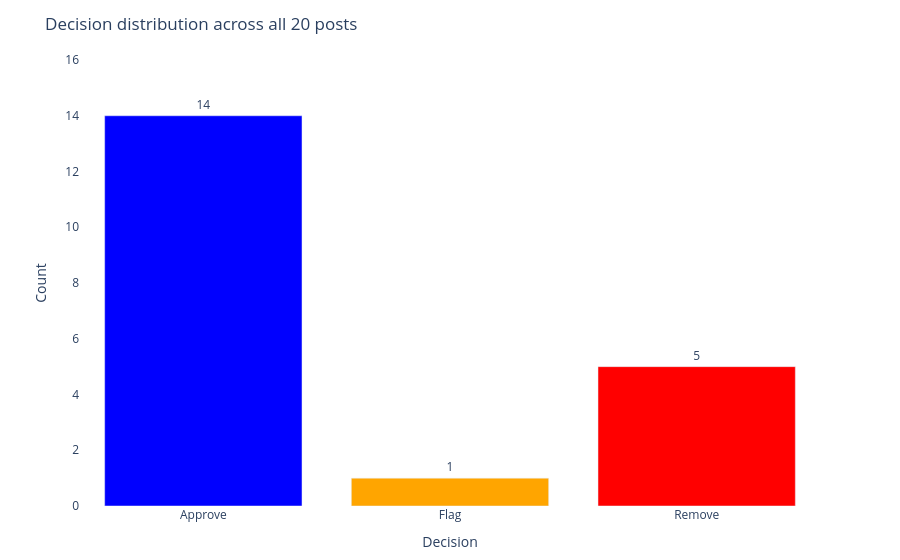

Write notebook code for a chart like this one.
### Markdown cell above
## 8. Decision distribution

Does Jev use Flag as a genuine middle ground, or does it collapse to a binary approve/remove pattern?

### Code cell
decision_counts = (
    results_df["decision"]
    .value_counts()
    .reindex(["Approve", "Flag", "Remove"], fill_value=0)
    .reset_index()
)
decision_counts.columns = ["decision", "count"]
decision_counts["color"] = decision_counts["decision"].map({
    "Approve": "blue",
    "Flag":    "orange",
    "Remove":  "red",
})

fig2 = go.Figure(go.Bar(
    x=decision_counts["decision"],
    y=decision_counts["count"],
    marker_color=decision_counts["color"],
    text=decision_counts["count"],
    textposition="outside",
))
fig2.update_layout(
    title="Decision distribution across all 20 posts",
    xaxis_title="Decision",
    yaxis_title="Count",
    yaxis=dict(range=[0, decision_counts["count"].max() + 2]),
    plot_bgcolor="white",
    paper_bgcolor="white",
    font=dict(size=12),
    margin=dict(t=60, b=40),
)
fig2.show()

print()
for _, row in decision_counts.iterrows():
    subset = results_df[results_df["decision"] == row["decision"]]
    if subset.empty:
        print(f"  {row['decision']:7}: 0 posts")
    else:
        print(f"  {row['decision']:7}: {row['count']} posts, "
              f"mean confidence {subset['confidence'].mean():.2f}")

### Figure 1 — Plotly figure (JSON) as saved in the notebook; plotly's stock layout.template omitted (floating-point values rounded to 4 significant figures)
{"data": [{"marker": {"color": ["blue", "orange", "red"]}, "text": [14.0, 1.0, 5.0], "textposition": "outside", "type": "bar", "x": ["Approve", "Flag", "Remove"], "y": [14, 1, 5]}], "layout": {"font": {"size": 12}, "margin": {"b": 40, "t": 60}, "paper_bgcolor": "white", "plot_bgcolor": "white", "title": {"text": "Decision distribution across all 20 posts"}, "xaxis": {"title": {"text": "Decision"}}, "yaxis": {"range": [0, 16], "title": {"text": "Count"}}}}
